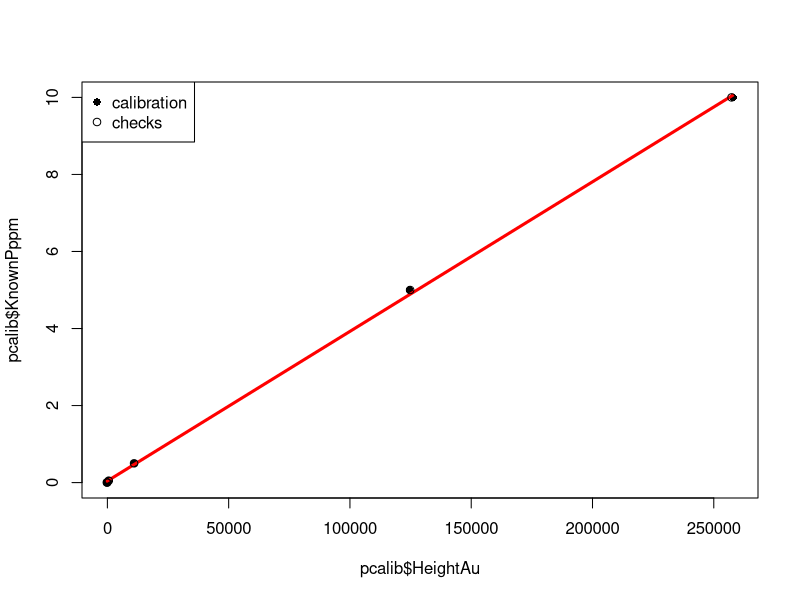

This chart was generated by the following R code:
#
# set working directory
setwd("C:\\Users\\Sheila\\Documents\\Cornell\\Research\\PhD!\\P_calibration_code")
#
# read in data
pdata=read.table("ptestData.txt",header=T)
#
# read in calibration
pcalib=read.table("ptestCalib.txt",header=T)
#
# read in check calibration
pcheck=read.table("ptestCheck.txt",header=T)
#
# read in filter method blanks: di and di filtered (dif)
pDI=read.table("ptestDI.txt",header=T)
#
# read in other method blanks (if necessary)
pblanks=read.table("ptestBlanks.txt",header=T)
#
# linear model
p.lm=lm(KnownPppm~HeightAu,data=pcalib)
summary(p.lm)
#
# save coeff's
inter=p.lm$coeff[1]
slope=p.lm$coeff[2]
R2=summary(p.lm)$r.squared #check this should be close to 1.00
#
# make prediction
p.predict=predict(p.lm)
#
# plot calibration points and model
plot(pcalib$KnownPppm~pcalib$HeightAu,pch=16)
lines(p.predict~pcalib$HeightAu,lwd=3,col="red")
#
# add check points
points(pcheck$KnownPppm~pcheck$HeightAu,pch=1)
legend("topleft",c("calibration","checks"),pch=c(16,1))
#
# recalc di conc's
pDI$myPppm=pDI$HeightAu*slope+inter
concPinFilter=mean(pDI$myPppm[pDI$SampleID=="dif"]-pDI$myPppm[pDI$SampleID=="di"])
# if negative set to zero
if(concPinFilter[1]<0) {
  concPinFilter=0
}
#
# recalc p conc's in data table
pdata$myPppm=(pdata$HeightAu*slope+inter)-concPinFilter
#
# -----------------------------------------------------
# OPTIONAL CODE
#
# For other method blanks
# if you have other method blanks
pblanks$myPppm=pblanks$HeightAu*slope+inter
pdata$myPppmFix=pdata$myPppm-mean(pblanks$myPppm) #subtract method blanks
#
# mark limits
for (i in 1:dim(pdata)[1]){
  if(pdata$myPppmFix[i]<0) {
    pdata$myPppmFix[i]="NA"
  }
}
#
# For dilutions
dilutionFactor=10 #i.e. 10 for 10x, 100 for 100x
for (i in 1:dim(pdata)[1]){
  if(pdata$myPppm[i]!="NA") {
    pdata$myPppmFix[i]=as.numeric(pdata$myPppm[i])*dilutionFactor
  }
}
#
# -----------------------------------------------------
#
# export newly calculated data
write.table(pdata, "ptestNewData.txt", sep="\t")
